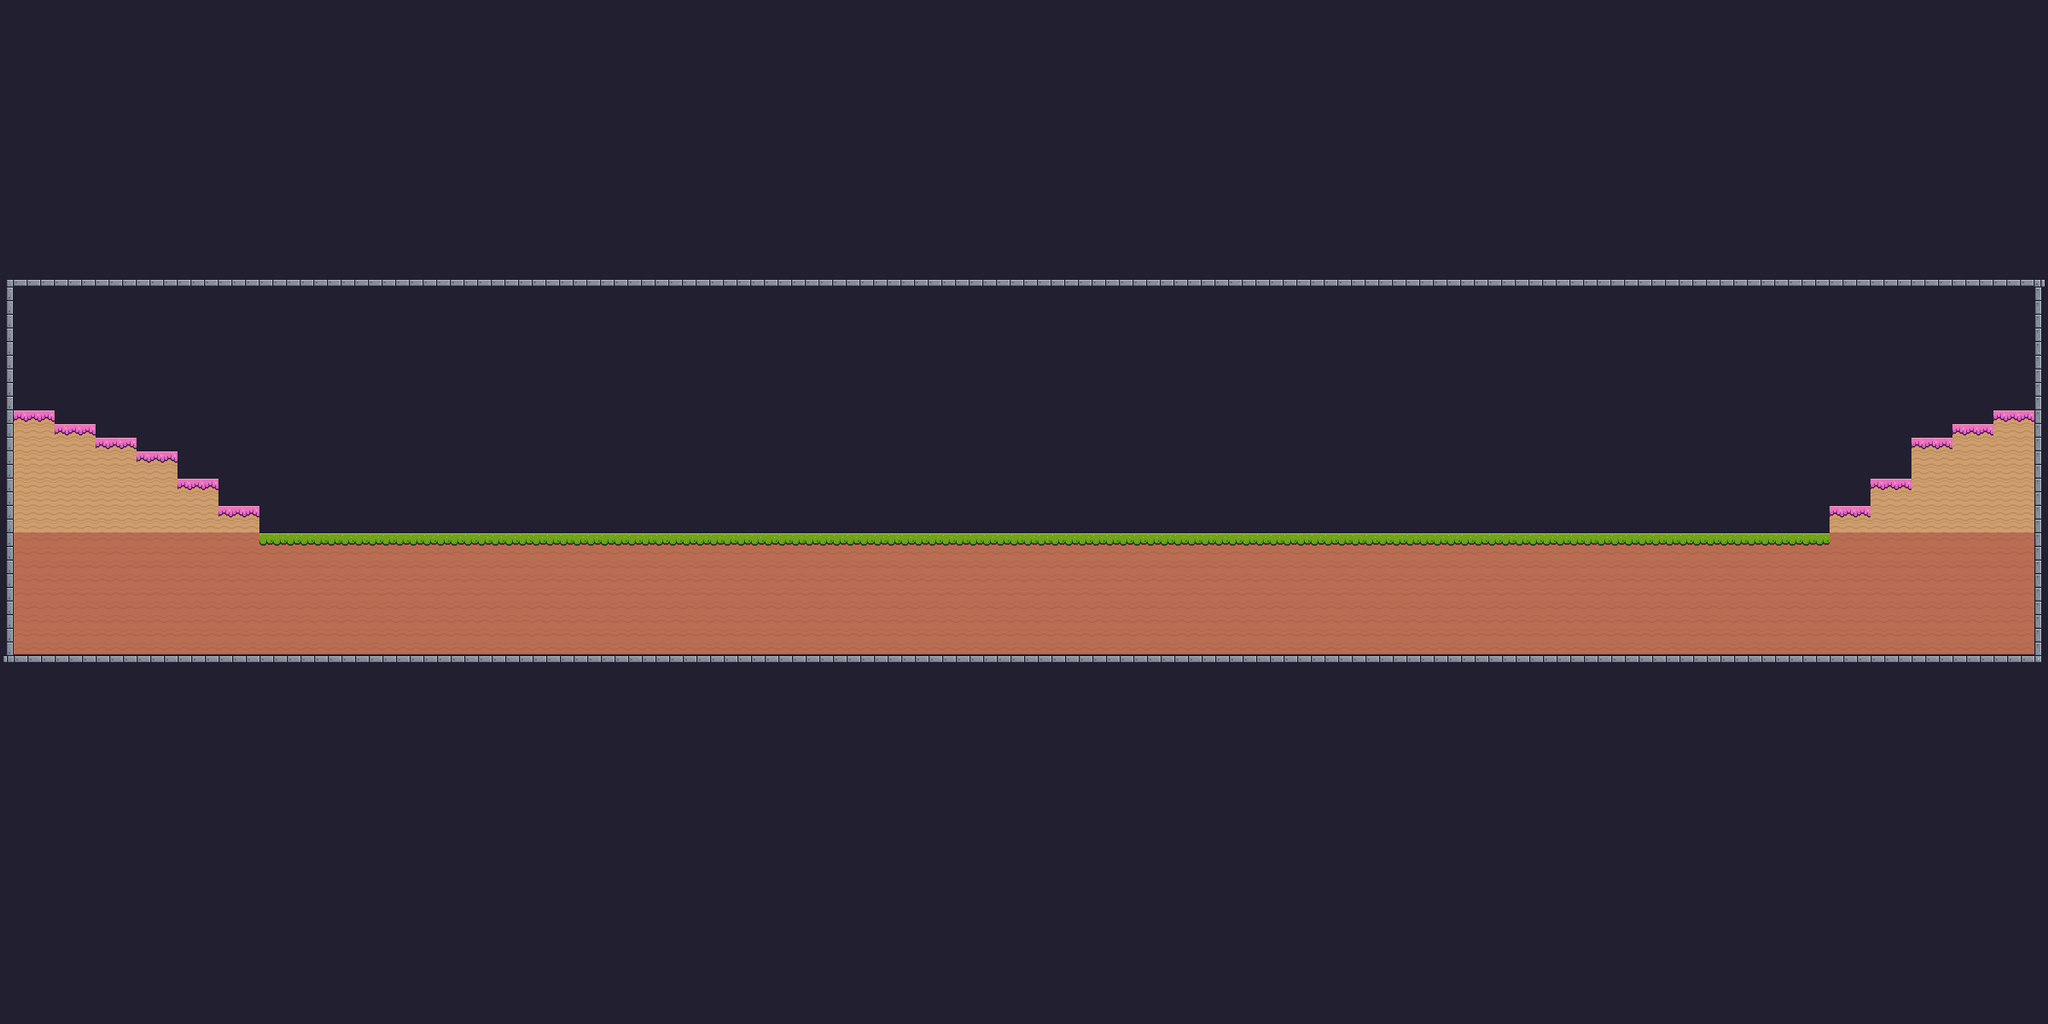

Tiled map render using the project's own tile images. Description and the map definition, with tile-layer contents summarised, below:
An orthogonal 150x75 tile map with 16x16 px tiles, 1 tile layer (platform) and 14 objects (12x floor, 2x Wall).

<map version="1.10" tiledversion="1.11.1-99-gec89c545" orientation="orthogonal" renderorder="right-down" width="150" height="75" tilewidth="16" tileheight="16" infinite="0" nextlayerid="4" nextobjectid="15">
 <tileset firstgid="1" source="terrain.tsx" />
 <layer id="2" name="platform" width="150" height="75">
  <data>[11250 cells, 11250 non-empty, 14 distinct tile ids]</data>
 </layer>
 <objectgroup id="3" name="colliders">
  <object id="1" name="Wall" x="0" y="320" width="16" height="458" />
  <object id="2" name="floor" x="16" y="480" width="48" height="69" />
  <object id="3" name="floor" x="64" y="496" width="48" height="69" />
  <object id="4" name="floor" x="160" y="528" width="48" height="69" />
  <object id="5" name="floor" x="112" y="512" width="48" height="69" />
  <object id="6" name="floor" x="208" y="560" width="48" height="69" />
  <object id="7" name="floor" x="256" y="592" width="48" height="69" />
  <object id="8" name="floor" x="304" y="624" width="1840" height="32" />
  <object id="9" name="floor" x="2144" y="592" width="48" height="69" />
  <object id="10" name="floor" x="2192" y="560" width="48" height="69" />
  <object id="11" name="floor" x="2240" y="512" width="48" height="69" />
  <object id="12" name="floor" x="2288" y="496" width="48" height="69" />
  <object id="13" name="floor" x="2336" y="480" width="48" height="69" />
  <object id="14" name="Wall" x="2384" y="320" width="16" height="458" />
 </objectgroup>
</map>
